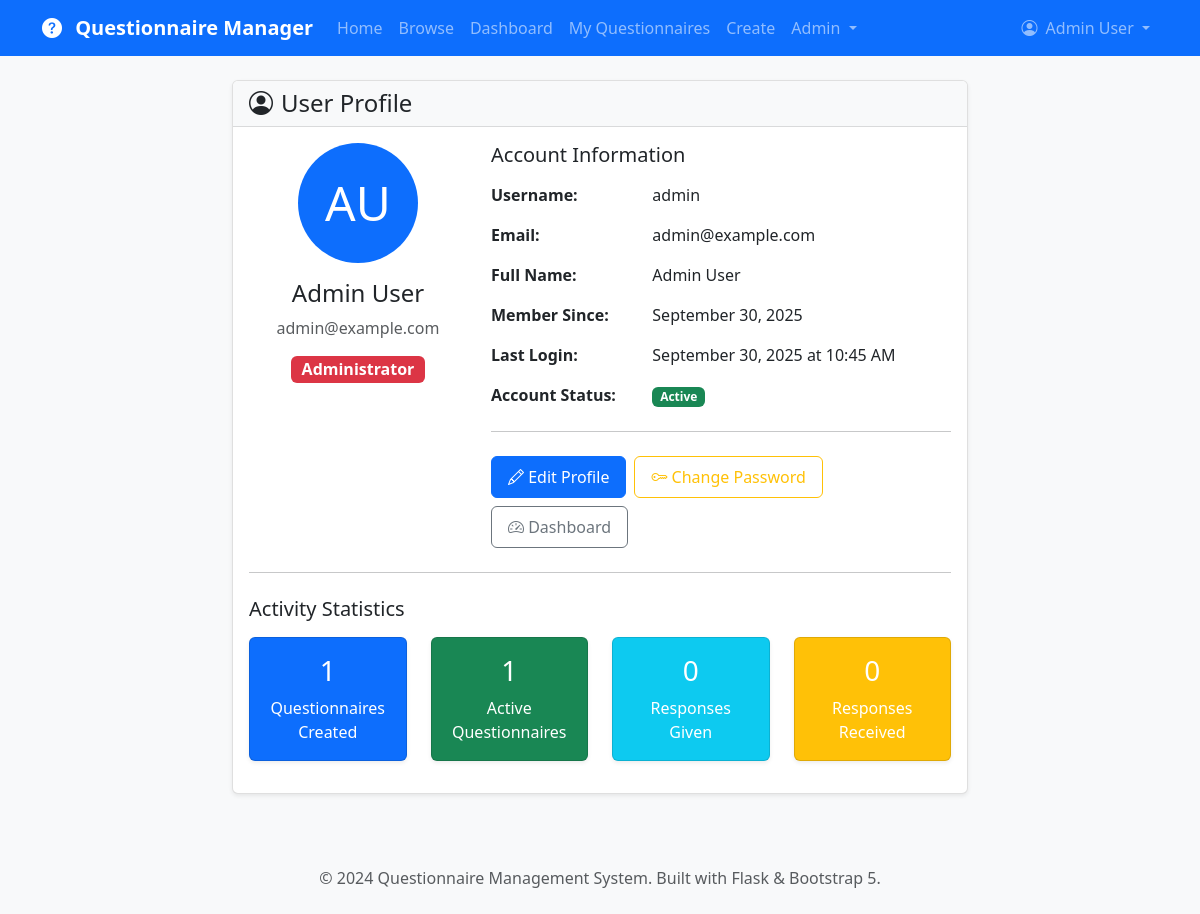
Page /auth/profile (signed in) on the committed database.
### app/models.py (models this page shows, shortened)
class User(UserMixin, db.Model):
    __tablename__ = 'users'
    id = db.Column(db.Integer, primary_key=True)
    username = db.Column(db.String(64), index=True, unique=True, nullable=False)
    email = db.Column(db.String(120), index=True, unique=True, nullable=False)
    password_hash = db.Column(db.String(128))
    first_name = db.Column(db.String(64))
    last_name = db.Column(db.String(64))
    role = db.Column(db.String(20), default='user')  # user, admin
    is_active = db.Column(db.Boolean, default=True)
    created_at = db.Column(db.DateTime, index=True, default=datetime.utcnow)
    last_login = db.Column(db.DateTime)
    created_questionnaires = db.relationship('Questionnaire', foreign_keys='Questionnaire.creator_id',
                                           backref='creator', lazy='dynamic', cascade='all, delete-orphan')
    responses = db.relationship('Response', backref='user', lazy='dynamic', cascade='all, delete-orphan')
    def get_full_name(self):
        if self.first_name and self.last_name:
            return f"{self.first_name} {self.last_name}"
        return self.username
    def is_admin(self):
        return self.role == 'admin'

### app/auth/routes.py (the view)
@bp.route('/profile')
@login_required
def profile():
    return render_template('auth/profile.html', title='Profile', user=current_user)

### app/models.py (called while the page is built)
@login_manager.user_loader
def load_user(user_id):
    return User.query.get(int(user_id))

    def get_total_responses(self):
        return self.responses.filter_by(is_complete=True).count()

### app/templates/auth/profile.html
{% extends "base.html" %}
{% block content %}
<div class="row">
    <div class="col-lg-8 mx-auto">
        <div class="card">
            <div class="card-header">
                <h4 class="card-title mb-0">
                    <i class="bi bi-person-circle me-2"></i>User Profile
                </h4>
            </div>
            <div class="card-body">
                <div class="row">
                    <div class="col-md-4 text-center mb-4">
                        <div class="bg-primary text-white rounded-circle d-inline-flex align-items-center justify-content-center mb-3"
                             style="width: 120px; height: 120px; font-size: 3rem;">
                            {{ user.first_name[0] if user.first_name else user.username[0] }}{{ user.last_name[0] if user.last_name else '' }}
                        </div>
                        <h4>{{ user.get_full_name() }}</h4>
                        <p class="text-muted">{{ user.email }}</p>
                        {% if user.role == 'admin' %}
                            <span class="badge bg-danger fs-6">Administrator</span>
                        {% else %}
                            <span class="badge bg-primary fs-6">User</span>
                        {% endif %}
                    </div>
                    <div class="col-md-8">
                        <h5 class="mb-3">Account Information</h5>
                        <div class="row mb-3">
                            <div class="col-sm-4"><strong>Username:</strong></div>
                            <div class="col-sm-8">{{ user.username }}</div>
                        </div>
                        <div class="row mb-3">
                            <div class="col-sm-4"><strong>Email:</strong></div>
                            <div class="col-sm-8">{{ user.email }}</div>
                        </div>
                        <div class="row mb-3">
                            <div class="col-sm-4"><strong>Full Name:</strong></div>
                            <div class="col-sm-8">{{ user.get_full_name() }}</div>
                        </div>
                        <div class="row mb-3">
                            <div class="col-sm-4"><strong>Member Since:</strong></div>
                            <div class="col-sm-8">{{ user.created_at.strftime('%B %d, %Y') }}</div>
                        </div>
                        {% if user.last_login %}
                            <div class="row mb-3">
                                <div class="col-sm-4"><strong>Last Login:</strong></div>
                                <div class="col-sm-8">{{ user.last_login.strftime('%B %d, %Y at %I:%M %p') }}</div>
                            </div>
                        {% endif %}
                        <div class="row mb-3">
                            <div class="col-sm-4"><strong>Account Status:</strong></div>
                            <div class="col-sm-8">
                                {% if user.is_active %}
                                    <span class="badge bg-success">Active</span>
                                {% else %}
                                    <span class="badge bg-danger">Inactive</span>
                                {% endif %}
                            </div>
                        </div>
                        <hr class="my-4">
                        <div class="d-flex gap-2 flex-wrap">
                            <a href="{{ url_for('auth.edit_profile') }}" class="btn btn-primary">
                                <i class="bi bi-pencil"></i> Edit Profile
                            </a>
                            <a href="{{ url_for('auth.change_password') }}" class="btn btn-outline-warning">
                                <i class="bi bi-key"></i> Change Password
                            </a>
                            <a href="{{ url_for('main.dashboard') }}" class="btn btn-outline-secondary">
                                <i class="bi bi-speedometer2"></i> Dashboard
                            </a>
                        </div>
                    </div>
                </div>
                <hr class="my-4">
                <h5 class="mb-3">Activity Statistics</h5>
                <div class="row text-center">
                    <div class="col-md-3 mb-3">
                        <div class="card bg-primary text-white h-100">
                            <div class="card-body">
                                <h3 class="card-title">{{ user.created_questionnaires.count() }}</h3>
                                <p class="card-text mb-0">Questionnaires Created</p>
                            </div>
                        </div>
                    </div>
                    <div class="col-md-3 mb-3">
                        <div class="card bg-success text-white h-100">
                            <div class="card-body">
                                <h3 class="card-title">{{ user.created_questionnaires.filter_by(is_active=True).count() }}</h3>
                                <p class="card-text mb-0">Active Questionnaires</p>
                            </div>
                        </div>
                    </div>
                    <div class="col-md-3 mb-3">
                        <div class="card bg-info text-white h-100">
                            <div class="card-body">
                                <h3 class="card-title">{{ user.responses.filter_by(is_complete=True).count() }}</h3>
                                <p class="card-text mb-0">Responses Given</p>
                            </div>
                        </div>
                    </div>
                    <div class="col-md-3 mb-3">
                        <div class="card bg-warning text-white h-100">
                            <div class="card-body">
                                {% set total_responses = namespace(count=0) %}
                                {% for q in user.created_questionnaires %}
                                    {% set total_responses.count = total_responses.count + q.get_total_responses() %}
                                {% endfor %}
                                <h3 class="card-title">{{ total_responses.count }}</h3>
                                <p class="card-text mb-0">Responses Received</p>
                            </div>
                        </div>
                    </div>
                </div>
            </div>
        </div>
    </div>
</div>
{% endblock %}

### app/templates/base.html (shortened to what this page needs)
<!DOCTYPE html>
<html lang="en">
<head>
    <link href="https://cdn.jsdelivr.net/npm/bootstrap@5.3.0/dist/css/bootstrap.min.css" rel="stylesheet">
    <link rel="stylesheet" href="https://cdn.jsdelivr.net/npm/bootstrap-icons@1.10.0/font/bootstrap-icons.css">
    <link href="{{ url_for('static', filename='css/custom.css') }}" rel="stylesheet">
</head>
<body>
    <nav class="navbar navbar-expand-lg navbar-dark bg-primary">
        <div class="container">
            <a class="navbar-brand" href="{{ url_for('main.index') }}">
                <i class="bi bi-question-circle-fill me-2"></i>
                Questionnaire Manager
            </a>
            <div class="collapse navbar-collapse" id="navbarNav">
                <ul class="navbar-nav me-auto">
                    <li class="nav-item">
                        <a class="nav-link" href="{{ url_for('main.index') }}">Home</a>
                    </li>
                    <li class="nav-item">
                        <a class="nav-link" href="{{ url_for('main.questionnaires') }}">Browse</a>
                    </li>
                    {% if current_user.is_authenticated %}
                        <li class="nav-item">
                            <a class="nav-link" href="{{ url_for('main.dashboard') }}">Dashboard</a>
                        </li>
                        <li class="nav-item">
                            <a class="nav-link" href="{{ url_for('main.my_questionnaires') }}">My Questionnaires</a>
                        </li>
                        <li class="nav-item">
                            <a class="nav-link" href="{{ url_for('main.create_questionnaire') }}">Create</a>
                        </li>
                        {% if current_user.is_admin() %}
                            <li class="nav-item dropdown">
                                <a class="nav-link dropdown-toggle" href="#" role="button" data-bs-toggle="dropdown">
                                    Admin
                                </a>
                            </li>
                        {% endif %}
                    {% endif %}
                </ul>
                <ul class="navbar-nav">
                    {% if current_user.is_authenticated %}
                        <li class="nav-item dropdown">
                            <a class="nav-link dropdown-toggle" href="#" role="button" data-bs-toggle="dropdown">
                                <i class="bi bi-person-circle me-1"></i>
                                {{ current_user.get_full_name() }}
                            </a>
                        </li>
                    {% endif %}
                </ul>
            </div>
        </div>
    </nav>
    <main class="container mt-4">
        {% block content %}{% endblock %}
    </main>
    <footer class="bg-light text-center py-4 mt-5">
        <div class="container">
            <p class="text-muted mb-0">
                &copy; 2024 Questionnaire Management System.
                Built with Flask & Bootstrap 5.
            </p>
        </div>
    </footer>
</body>
</html>

### app/static/css/custom.css (style rules this page uses)
:root { --primary-color: #0d6efd; --secondary-color: #6c757d; --success-color: #198754; --danger-color: #dc3545; --warning-color: #ffc107; --info-color: #0dcaf0; }
body { font-family: 'Segoe UI', Tahoma, Geneva, Verdana, sans-serif; background-color: #f8f9fa; }
.navbar-brand { font-weight: 600; }
.card { box-shadow: 0 0.125rem 0.25rem rgba(0, 0, 0, 0.075); border: 1px solid rgba(0, 0, 0, 0.125); transition: box-shadow 0.15s ease-in-out; }
.card-header { background-color: #f8f9fa; border-bottom: 1px solid rgba(0, 0, 0, 0.125); font-weight: 600; }
.btn { border-radius: 0.375rem; font-weight: 500; padding: 0.5rem 1rem; transition: all 0.15s ease-in-out; }
.btn-primary { background-color: var(--primary-color); border-color: var(--primary-color); }

### rows in the picture
User: get_full_name "Admin User", first_name "A", last_name "U", email "admin@example.com", username "admin", created_at "September 30, 2025", last_login "September 30, 2025 at 10:45 AM"

### other values in the picture
{{ user.created_questionnaires.count() }} "1"
{{ user.created_questionnaires.filter_by(is_active=True).count() }} "1"
{{ user.responses.filter_by(is_complete=True).count() }} "0"
{{ total_responses.count }} "0"
